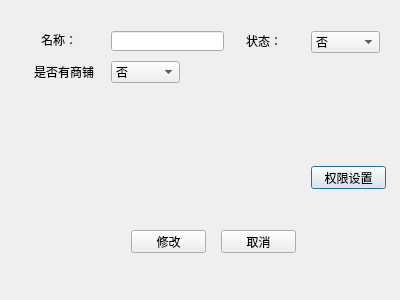
<?xml version="1.0" encoding="UTF-8"?>
<ui version="4.0">
 <class>Dialog</class>
 <widget class="QDialog" name="Dialog">
  <property name="geometry">
   <rect>
    <x>0</x>
    <y>0</y>
    <width>400</width>
    <height>300</height>
   </rect>
  </property>
  <property name="windowTitle">
   <string>Dialog</string>
  </property>
  <layout class="QVBoxLayout" name="verticalLayout">
   <item>
    <widget class="QWidget" name="widget_2" native="true">
     <widget class="QLabel" name="label">
      <property name="geometry">
       <rect>
        <x>30</x>
        <y>23</y>
        <width>54</width>
        <height>12</height>
       </rect>
      </property>
      <property name="text">
       <string>名称：</string>
      </property>
     </widget>
     <widget class="QLineEdit" name="lineEdit">
      <property name="geometry">
       <rect>
        <x>100</x>
        <y>20</y>
        <width>113</width>
        <height>20</height>
       </rect>
      </property>
     </widget>
     <widget class="QComboBox" name="comboBox">
      <property name="geometry">
       <rect>
        <x>300</x>
        <y>20</y>
        <width>69</width>
        <height>22</height>
       </rect>
      </property>
      <item>
       <property name="text">
        <string>否</string>
       </property>
      </item>
      <item>
       <property name="text">
        <string>是</string>
       </property>
      </item>
     </widget>
     <widget class="QComboBox" name="comboBox_2">
      <property name="geometry">
       <rect>
        <x>100</x>
        <y>50</y>
        <width>69</width>
        <height>22</height>
       </rect>
      </property>
      <item>
       <property name="text">
        <string>否</string>
       </property>
      </item>
      <item>
       <property name="text">
        <string>是</string>
       </property>
      </item>
     </widget>
     <widget class="QLabel" name="label_2">
      <property name="geometry">
       <rect>
        <x>235</x>
        <y>24</y>
        <width>54</width>
        <height>12</height>
       </rect>
      </property>
      <property name="text">
       <string>状态：</string>
      </property>
     </widget>
     <widget class="QLabel" name="label_3">
      <property name="geometry">
       <rect>
        <x>23</x>
        <y>51</y>
        <width>71</width>
        <height>20</height>
       </rect>
      </property>
      <property name="text">
       <string>是否有商铺</string>
      </property>
     </widget>
    </widget>
   </item>
   <item>
    <widget class="QWidget" name="widget" native="true">
     <widget class="QPushButton" name="pushButton">
      <property name="geometry">
       <rect>
        <x>300</x>
        <y>60</y>
        <width>75</width>
        <height>23</height>
       </rect>
      </property>
      <property name="text">
       <string>权限设置</string>
      </property>
     </widget>
     <zorder>widget_2</zorder>
     <zorder>pushButton</zorder>
    </widget>
   </item>
   <item>
    <widget class="QWidget" name="widget_3" native="true">
     <widget class="QPushButton" name="pushButton_2">
      <property name="geometry">
       <rect>
        <x>120</x>
        <y>30</y>
        <width>75</width>
        <height>23</height>
       </rect>
      </property>
      <property name="text">
       <string>修改</string>
      </property>
     </widget>
     <widget class="QPushButton" name="pushButton_3">
      <property name="geometry">
       <rect>
        <x>210</x>
        <y>30</y>
        <width>75</width>
        <height>23</height>
       </rect>
      </property>
      <property name="text">
       <string>取消</string>
      </property>
     </widget>
    </widget>
   </item>
  </layout>
 </widget>
 <resources/>
 <connections/>
</ui>
